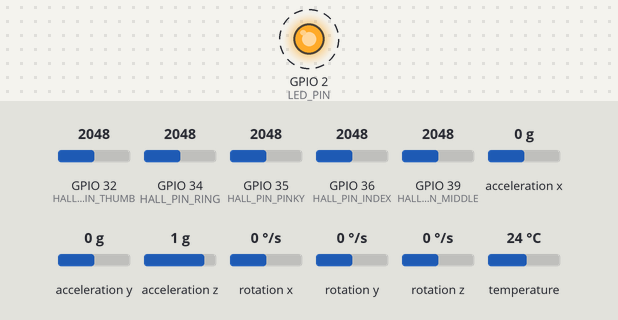
Bench run of a sketch on a simulated ESP32. Shown: output pins drawn as LEDs (lit = HIGH). Dashed ring = blinking. The inputs (shaded band) are chosen by the test bench; at power-on: GPIO 32 (HALL_PIN_THUMB) = 2048, GPIO 34 (HALL_PIN_RING) = 2048, GPIO 35 (HALL_PIN_PINKY) = 2048, GPIO 36 (HALL_PIN_INDEX) = 2048, GPIO 39 (HALL_PIN_MIDDLE) = 2048, acceleration x 0 g, acceleration y 0 g, acceleration z 1 g, rotation x 0 °/s, rotation y 0 °/s, rotation z 0 °/s, temperature 24 °C. WiFi joins after 1.5 s; servers stay silent unless stated; uploads are accepted with an empty reply; what the sketch prints to the serial monitor is not drawn.

Above: at 1.6 s.
Timing chart, 0 to 4.5 s (numbered marks = the images above):
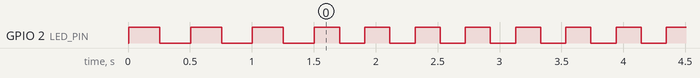

The sketch:

sketch_nov17a.ino
```cpp
/*
 * SIGN SPEAK GLOVE FIRMWARE
 * -------------------------
 * Features:
 * 1. Custom I2C Pins (SDA=25, SCL=26) to free up defaults.
 * 2. High-speed JSON transmission (50Hz).
 * 3. Robust Wi-Fi reconnection logic.
 * 4. Optimized memory management (No Strings).
 */

#include <WiFi.h>
#include <Wire.h>
#include <ArduinoJson.h>
#include <HTTPClient.h>
#include <Adafruit_MPU6050.h>
#include <Adafruit_Sensor.h>

// --- 1. WIFI & SERVER CONFIGURATION ---
const char* WIFI_SSID = "YOUR_WIFI_SSID";
const char* WIFI_PASS = "YOUR_WIFI_PASSWORD";
const char* SERVER_IP = "YOUR_LAPTOP_IP";
const int   SERVER_PORT = 8000;

// --- 2. PIN CONFIGURATION ---
// Alternative I2C Pins (Non-Default)
#define I2C_SDA_PIN 18
#define I2C_SCL_PIN 19

// Hall Sensor Pins
const int HALL_PIN_THUMB  = 32;
const int HALL_PIN_INDEX  = 36; // VP
const int HALL_PIN_MIDDLE = 39; // VN
const int HALL_PIN_RING   = 34;
const int HALL_PIN_PINKY  = 35;

// Status LED
#define LED_PIN 2

// --- 3. SYSTEM SETTINGS ---
#define SAMPLE_RATE_HZ 50
const char* DEVICE_ID = "glove01";

// --- GLOBAL OBJECTS ---
Adafruit_MPU6050 mpu;
WiFiClient espClient;
HTTPClient http;

char serverUrl[128];
unsigned long lastSampleTime = 0;
const unsigned long SAMPLE_INTERVAL_MS = 1000 / SAMPLE_RATE_HZ;
uint32_t packet_seq = 0;

// Static Buffer for JSON (Prevents Heap Fragmentation)
char jsonBuffer[1024];

void setup() {
  Serial.begin(115200);
  pinMode(LED_PIN, OUTPUT);
  Serial.println("\n--- SignSpeak Glove Booting ---");

  // 1. Disable WiFi Power Saving (Crucial for high speed)
  WiFi.setSleep(false);

  // 2. Setup I2C with CUSTOM PINS
  Wire.begin(I2C_SDA_PIN, I2C_SCL_PIN);

  // 3. Initialize MPU6050
  if (!mpu.begin()) {
    Serial.println("❌ MPU6050 Not Found! Check wiring (SDA=25, SCL=26)");
    while (1) {
      digitalWrite(LED_PIN, !digitalRead(LED_PIN));
      delay(100);
    }
  }
  Serial.println("✅ MPU6050 Connected");

  mpu.setAccelerometerRange(MPU6050_RANGE_8_G);
  mpu.setGyroRange(MPU6050_RANGE_500_DEG);
  mpu.setFilterBandwidth(MPU6050_BAND_21_HZ);

  // 4. Setup Hall Sensors
  pinMode(HALL_PIN_THUMB, INPUT);
  pinMode(HALL_PIN_INDEX, INPUT);
  pinMode(HALL_PIN_MIDDLE, INPUT);
  pinMode(HALL_PIN_RING, INPUT);
  pinMode(HALL_PIN_PINKY, INPUT);

  // 5. Prepare Server URL
  snprintf(serverUrl, sizeof(serverUrl), "http://%s:%d/data", SERVER_IP, SERVER_PORT);

  // 6. Connect to Wi-Fi
  connectToWifi();

  // 7. Configure HTTP Client timeouts (Prevent freezing)
  http.setReuse(true);
  http.setTimeout(100); // 100ms timeout
}

void loop() {
  unsigned long currentMillis = millis();

  if (currentMillis - lastSampleTime >= SAMPLE_INTERVAL_MS) {
    lastSampleTime = currentMillis;

    if (WiFi.status() == WL_CONNECTED) {
      sendSensorData();
    } else {
      Serial.println("⚠️ Wi-Fi Lost. Reconnecting...");
      connectToWifi();
    }
  }
}

void sendSensorData() {
  // --- A. READ SENSORS ---
  sensors_event_t a, g, temp;
  mpu.getEvent(&a, &g, &temp);

  int h1 = analogRead(HALL_PIN_THUMB);
  int h2 = analogRead(HALL_PIN_INDEX);
  int h3 = analogRead(HALL_PIN_MIDDLE);
  int h4 = analogRead(HALL_PIN_RING);
  int h5 = analogRead(HALL_PIN_PINKY);

  // --- B. BUILD JSON (Using Static Buffer) ---
  StaticJsonDocument<768> doc;

  doc["device_id"] = DEVICE_ID;
  doc["seq"] = packet_seq++;
  doc["ts_device"] = millis();
  doc["sample_rate_hz"] = SAMPLE_RATE_HZ;

  JsonObject mpuObj = doc.createNestedObject("mpu6050");
  JsonObject accObj = mpuObj.createNestedObject("acc");
  accObj["x"] = a.acceleration.x;
  accObj["y"] = a.acceleration.y;
  accObj["z"] = a.acceleration.z;

  JsonObject gyroObj = mpuObj.createNestedObject("gyro");
  gyroObj["x"] = g.gyro.x;
  gyroObj["y"] = g.gyro.y;
  gyroObj["z"] = g.gyro.z;

  JsonArray hallsArr = doc.createNestedArray("halls");
  hallsArr.add(h1);
  hallsArr.add(h2);
  hallsArr.add(h3);
  hallsArr.add(h4);
  hallsArr.add(h5);

  // Serialize directly to char array (Faster, safer)
  serializeJson(doc, jsonBuffer, sizeof(jsonBuffer));

  // --- C. SEND HTTP POST ---
  // Re-initiating begin() every time ensures we recover from socket closures
  if(http.begin(espClient, serverUrl)) {
    http.addHeader("Content-Type", "application/json");

    int responseCode = http.POST(jsonBuffer);

    if (responseCode > 0) {
      // Toggle LED on success to show activity
      digitalWrite(LED_PIN, !digitalRead(LED_PIN));
    } else {
      Serial.print("E"); // Error code: http.errorToString(responseCode).c_str()
    }
    http.end(); // Free resources immediately
  } else {
    Serial.print("C"); // Connection failed locally
  }
}

void connectToWifi() {
  Serial.print("Connecting to Wi-Fi: ");
  Serial.println(WIFI_SSID);

  WiFi.begin(WIFI_SSID, WIFI_PASS);

  int attempts = 0;
  while (WiFi.status() != WL_CONNECTED && attempts < 20) {
    digitalWrite(LED_PIN, !digitalRead(LED_PIN)); // Blink fast while connecting
    delay(250);
    Serial.print(".");
    attempts++;
  }

  if (WiFi.status() == WL_CONNECTED) {
    digitalWrite(LED_PIN, HIGH); // Solid LED on connect
    Serial.println("\n✅ Wi-Fi Connected");
    Serial.print("   IP: "); Serial.println(WiFi.localIP());
  } else {
    Serial.println("\n❌ Wi-Fi Failed.");
  }
}
```

Measured:
- by itself, GPIO 2 (LED_PIN): alternates HIGH for 0.20 s and LOW for 0.20 s
